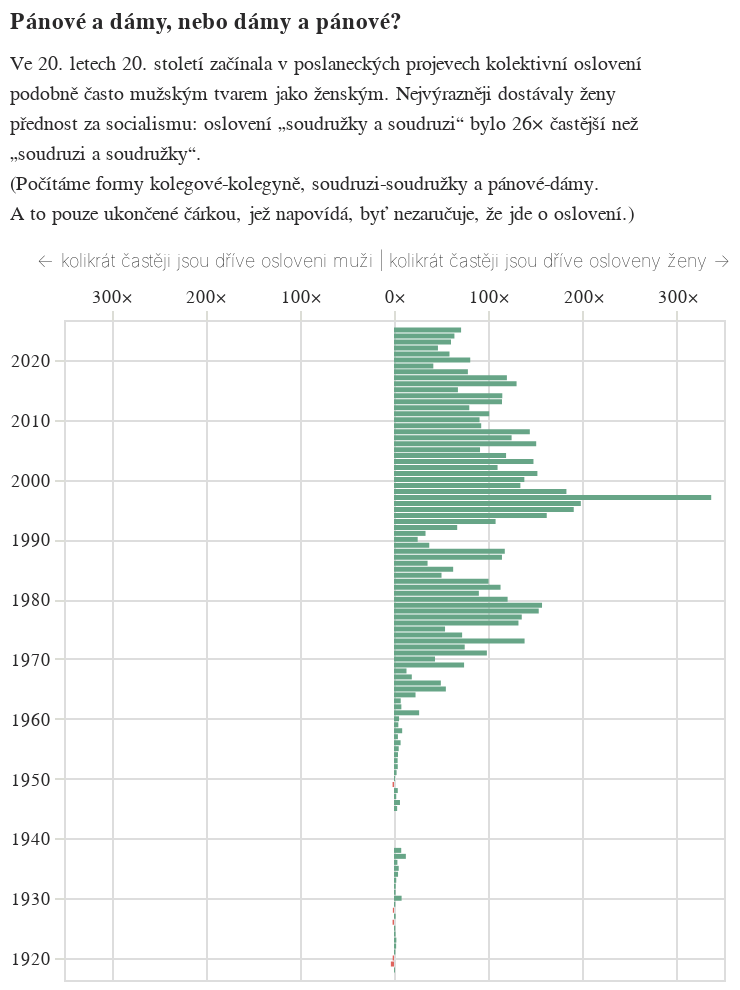

Notebook source saved alongside this figure:
### Code cell
g = alt.Chart(
    do_grafu.to_pandas(),
    width=330,
    height=330,
    title=alt.Title(
        "Pánové a dámy, nebo dámy a pánové?",
        subtitle=[
            "Ve 20. letech 20. století začínala v poslaneckých projevech kolektivní oslovení",
            "podobně často mužským tvarem jako ženským. Nejvýrazněji dostávaly ženy",
            "přednost za socialismu: oslovení „soudružky a soudruzi“ bylo 26× častější než",
            "„soudruzi a soudružky“.",
            "(Počítáme formy kolegové-kolegyně, soudruzi-soudružky a pánové-dámy.",
            "A to pouze ukončené čárkou, jež napovídá, byť nezaručuje, že jde o oslovení.)"
        ]
    )
).mark_bar(
    height=2.5,
).encode(
    alt.X(
        'vysledek:Q', 
        title="← kolikrát častěji jsou dříve osloveni muži | kolikrát častěji jsou dříve osloveny ženy →", 
        scale=alt.Scale(domain=[-350,350]), 
        axis=alt.Axis(
            labelExpr="replace(datum.label, '−', '') + '×'",
            titleAlign='right', 
            titleX=333, 
            orient="top")
    ),
    alt.Y('datum:T', title=None),
    alt.Color(
        "vitez:N", 
        scale=alt.Scale(
            range=['#67a587','#df635d']
        ), 
        legend=None
    ),
    alt.Opacity(
        'uplnost:Q',
        scale=alt.Scale(
            range=[1]
        ),
        legend=None
    )
)

g

### Figure 1 — Vega-Lite specification as saved in the notebook (floating-point values rounded to 4 significant figures)
{"config": {"title": {"font": "Noticia Text", "fontSize": 11.5, "anchor": "start", "lineHeight": 19, "fontWeight": "bolder", "subtitleFont": "Noticia Text", "subtitleFontSize": 10, "subtitleLineHeight": 15, "subtitlePadding": 10, "dy": -10, "color": "#292829", "subtitleColor": "#292829"}, "axis": {"labelFont": "Asap", "titleFont": "Asap", "fontWeight": "lighter", "titleFontWeight": "lighter", "labelFontSize": 9, "titleFontSize": 9, "labelPadding": 2, "titlePadding": 9, "domainOpacity": 0, "tickColor": "#DCDDD6", "labelColor": "#292829"}, "legend": {"labelFont": "Asap", "labelFontWeight": "normal", "titleFont": "Asap", "titleFontWeight": "normal", "labelFontSize": 9, "titleFontSize": 9, "labelColor": "#292829"}}, "data": {"name": "data-3dcea604e3a16dfc5f19b017ae2965da"}, "mark": {"type": "bar", "height": 2.5}, "encoding": {"color": {"field": "vitez", "legend": null, "scale": {"range": ["#67a587", "#df635d"]}, "type": "nominal"}, "opacity": {"field": "uplnost", "legend": null, "scale": {"range": [1]}, "type": "quantitative"}, "x": {"axis": {"labelExpr": "replace(datum.label, '−', '') + '×'", "orient": "top", "titleAlign": "right", "titleX": 333}, "field": "vysledek", "scale": {"domain": [-350, 350]}, "title": "← kolikrát častěji jsou dříve osloveni muži | kolikrát častěji jsou dříve osloveny ženy →", "type": "quantitative"}, "y": {"field": "datum", "title": null, "type": "temporal"}}, "height": 330, "title": {"text": "Pánové a dámy, nebo dámy a pánové?", "subtitle": ["Ve 20. letech 20. století začínala v poslaneckých projevech kolektivní oslovení", "podobně často mužským tvarem jako ženským. Nejvýrazněji dostávaly ženy", "přednost za socialismu: oslovení „soudružky a soudruzi“ bylo 26× častější než", "„soudruzi a soudružky“.", "(Počítáme formy kolegové-kolegyně, soudruzi-soudružky a pánové-dámy.", "A to pouze ukončené čárkou, jež napovídá, byť nezaručuje, že jde o oslovení.)"]}, "width": 330, "$schema": "https://vega.github.io/schema/vega-lite/v5.8.0.json", "datasets": {"data-3dcea604e3a16dfc5f19b017ae2965da": [{"datum": "1918-01-01T00:00:00", "vyskytu": 2, "vyskytu_right": 2, "uplnost": 0, "vysledek": 1.0, "vitez": "f"}, {"datum": "1919-01-01T00:00:00", "vyskytu": 70, "vyskytu_right": 21, "uplnost": 1, "vysledek": -3.333, "vitez": "m"}, {"datum": "1920-01-01T00:00:00", "vyskytu": 79, "vyskytu_right": 57, "uplnost": 1, "vysledek": -1.386, "vitez": "m"}, {"datum": "1921-01-01T00:00:00", "vyskytu": 68, "vyskytu_right": 97, "uplnost": 1, "vysledek": 1.426, "vitez": "f"}, {"datum": "1922-01-01T00:00:00", "vyskytu": 43, "vyskytu_right": 98, "uplnost": 1, "vysledek": 2.279, "vitez": "f"}, {"datum": "1923-01-01T00:00:00", "vyskytu": 22, "vyskytu_right": 55, "uplnost": 1, "vysledek": 2.5, "vitez": "f"}, {"datum": "1924-01-01T00:00:00", "vyskytu": 28, "vyskytu_right": 46, "uplnost": 1, "vysledek": 1.643, "vitez": "f"}, {"datum": "1925-01-01T00:00:00", "vyskytu": 21, "vyskytu_right": 29, "uplnost": 1, "vysledek": 1.381, "vitez": "f"}, {"datum": "1926-01-01T00:00:00", "vyskytu": 42, "vyskytu_right": 28, "uplnost": 1, "vysledek": -1.5, "vitez": "m"}, {"datum": "1927-01-01T00:00:00", "vyskytu": 20, "vyskytu_right": 34, "uplnost": 1, "vysledek": 1.7, "vitez": "f"}, {"datum": "1928-01-01T00:00:00", "vyskytu": 47, "vyskytu_right": 39, "uplnost": 1, "vysledek": -1.205, "vitez": "m"}, {"datum": "1929-01-01T00:00:00", "vyskytu": 33, "vyskytu_right": 45, "uplnost": 1, "vysledek": 1.364, "vitez": "f"}, {"datum": "1930-01-01T00:00:00", "vyskytu": 14, "vyskytu_right": 113, "uplnost": 1, "vysledek": 8.071, "vitez": "f"}, {"datum": "1931-01-01T00:00:00", "vyskytu": 13, "vyskytu_right": 22, "uplnost": 1, "vysledek": 1.692, "vitez": "f"}, {"datum": "1932-01-01T00:00:00", "vyskytu": 11, "vyskytu_right": 20, "uplnost": 1, "vysledek": 1.818, "vitez": "f"}, {"datum": "1933-01-01T00:00:00", "vyskytu": 18, "vyskytu_right": 43, "uplnost": 1, "vysledek": 2.389, "vitez": "f"}, {"datum": "1934-01-01T00:00:00", "vyskytu": 13, "vyskytu_right": 56, "uplnost": 1, "vysledek": 4.308, "vitez": "f"}, {"datum": "1935-01-01T00:00:00", "vyskytu": 7, "vyskytu_right": 35, "uplnost": 1, "vysledek": 5.0, "vitez": "f"}, {"datum": "1936-01-01T00:00:00", "vyskytu": 28, "vyskytu_right": 101, "uplnost": 1, "vysledek": 3.607, "vitez": "f"}, {"datum": "1937-01-01T00:00:00", "vyskytu": 7, "vyskytu_right": 88, "uplnost": 1, "vysledek": 12.57, "vitez": "f"}, {"datum": "1938-01-01T00:00:00", "vyskytu": 3, "vyskytu_right": 23, "uplnost": 1, "vysledek": 7.667, "vitez": "f"}, {"datum": "1945-01-01T00:00:00", "vyskytu": 3, "vyskytu_right": 10, "uplnost": 0, "vysledek": 3.333, "vitez": "f"}, {"datum": "1946-01-01T00:00:00", "vyskytu": 6, "vyskytu_right": 38, "uplnost": 1, "vysledek": 6.333, "vitez": "f"}, {"datum": "1947-01-01T00:00:00", "vyskytu": 28, "vyskytu_right": 67, "uplnost": 2, "vysledek": 2.393, "vitez": "f"}, {"datum": "1948-01-01T00:00:00", "vyskytu": 3, "vyskytu_right": 12, "uplnost": 1, "vysledek": 4.0, "vitez": "f"}, {"datum": "1949-01-01T00:00:00", "vyskytu": 3, "vyskytu_right": 2, "uplnost": 2, "vysledek": -1.5, "vitez": "m"}, {"datum": "1950-01-01T00:00:00", "vyskytu": 2, "vyskytu_right": 2, "uplnost": 0, "vysledek": 1.0, "vitez": "f"}, {"datum": "1951-01-01T00:00:00", "vyskytu": 12, "vyskytu_right": 33, "uplnost": 1, "vysledek": 2.75, "vitez": "f"}, {"datum": "1952-01-01T00:00:00", "vyskytu": 13, "vyskytu_right": 52, "uplnost": 1, "vysledek": 4.0, "vitez": "f"}, {"datum": "1953-01-01T00:00:00", "vyskytu": 7, "vyskytu_right": 27, "uplnost": 1, "vysledek": 3.857, "vitez": "f"}, {"datum": "1954-01-01T00:00:00", "vyskytu": 4, "vyskytu_right": 17, "uplnost": 1, "vysledek": 4.25, "vitez": "f"}, {"datum": "1955-01-01T00:00:00", "vyskytu": 3, "vyskytu_right": 15, "uplnost": 1, "vysledek": 5.0, "vitez": "f"}, {"datum": "1956-01-01T00:00:00", "vyskytu": 4, "vyskytu_right": 28, "uplnost": 1, "vysledek": 7.0, "vitez": "f"}, {"datum": "1957-01-01T00:00:00", "vyskytu": 7, "vyskytu_right": 29, "uplnost": 1, "vysledek": 4.143, "vitez": "f"}, {"datum": "1958-01-01T00:00:00", "vyskytu": 3, "vyskytu_right": 26, "uplnost": 1, "vysledek": 8.667, "vitez": "f"}, {"datum": "1959-01-01T00:00:00", "vyskytu": 5, "vyskytu_right": 23, "uplnost": 1, "vysledek": 4.6, "vitez": "f"}, {"datum": "1960-01-01T00:00:00", "vyskytu": 8, "vyskytu_right": 43, "uplnost": 1, "vysledek": 5.375, "vitez": "f"}, {"datum": "1961-01-01T00:00:00", "vyskytu": 3, "vyskytu_right": 80, "uplnost": 1, "vysledek": 26.67, "vitez": "f"}, {"datum": "1962-01-01T00:00:00", "vyskytu": 5, "vyskytu_right": 39, "uplnost": 1, "vysledek": 7.8, "vitez": "f"}, {"datum": "1963-01-01T00:00:00", "vyskytu": 7, "vyskytu_right": 50, "uplnost": 1, "vysledek": 7.143, "vitez": "f"}, {"datum": "1964-01-01T00:00:00", "vyskytu": 6, "vyskytu_right": 137, "uplnost": 1, "vysledek": 22.83, "vitez": "f"}, {"datum": "1965-01-01T00:00:00", "vyskytu": 2, "vyskytu_right": 110, "uplnost": 1, "vysledek": 55.0, "vitez": "f"}, {"datum": "1966-01-01T00:00:00", "vyskytu": 3, "vyskytu_right": 149, "uplnost": 2, "vysledek": 49.67, "vitez": "f"}, {"datum": "1967-01-01T00:00:00", "vyskytu": 8, "vyskytu_right": 151, "uplnost": 1, "vysledek": 18.88, "vitez": "f"}, {"datum": "1968-01-01T00:00:00", "vyskytu": 27, "vyskytu_right": 358, "uplnost": 2, "vysledek": 13.26, "vitez": "f"}, {"datum": "1969-01-01T00:00:00", "vyskytu": 3, "vyskytu_right": 223, "uplnost": 1, "vysledek": 74.33, "vitez": "f"}, {"datum": "1970-01-01T00:00:00", "vyskytu": 4, "vyskytu_right": 174, "uplnost": 2, "vysledek": 43.5, "vitez": "f"}, {"datum": "1971-01-01T00:00:00", "vyskytu": 2, "vyskytu_right": 197, "uplnost": 1, "vysledek": 98.5, "vitez": "f"}, {"datum": "1972-01-01T00:00:00", "vyskytu": 2, "vyskytu_right": 150, "uplnost": 1, "vysledek": 75.0, "vitez": "f"}, {"datum": "1973-01-01T00:00:00", "vyskytu": 2, "vyskytu_right": 277, "uplnost": 1, "vysledek": 138.5, "vitez": "f"}, {"datum": "1974-01-01T00:00:00", "vyskytu": 4, "vyskytu_right": 289, "uplnost": 1, "vysledek": 72.25, "vitez": "f"}, {"datum": "1975-01-01T00:00:00", "vyskytu": 7, "vyskytu_right": 379, "uplnost": 2, "vysledek": 54.14, "vitez": "f"}, {"datum": "1976-01-01T00:00:00", "vyskytu": 2, "vyskytu_right": 264, "uplnost": 1, "vysledek": 132.0, "vitez": "f"}, {"datum": "1977-01-01T00:00:00", "vyskytu": 2, "vyskytu_right": 271, "uplnost": 2, "vysledek": 135.5, "vitez": "f"}, {"datum": "1978-01-01T00:00:00", "vyskytu": 2, "vyskytu_right": 307, "uplnost": 1, "vysledek": 153.5, "vitez": "f"}, {"datum": "1979-01-01T00:00:00", "vyskytu": 2, "vyskytu_right": 314, "uplnost": 0, "vysledek": 157.0, "vitez": "f"}, {"datum": "1980-01-01T00:00:00", "vyskytu": 2, "vyskytu_right": 241, "uplnost": 1, "vysledek": 120.5, "vitez": "f"}, {"datum": "1981-01-01T00:00:00", "vyskytu": 2, "vyskytu_right": 180, "uplnost": 1, "vysledek": 90.0, "vitez": "f"}, {"datum": "1982-01-01T00:00:00", "vyskytu": 2, "vyskytu_right": 226, "uplnost": 1, "vysledek": 113.0, "vitez": "f"}, {"datum": "1983-01-01T00:00:00", "vyskytu": 3, "vyskytu_right": 301, "uplnost": 2, "vysledek": 100.3, "vitez": "f"}, {"datum": "1984-01-01T00:00:00", "vyskytu": 5, "vyskytu_right": 252, "uplnost": 1, "vysledek": 50.4, "vitez": "f"}, {"datum": "1985-01-01T00:00:00", "vyskytu": 4, "vyskytu_right": 251, "uplnost": 1, "vysledek": 62.75, "vitez": "f"}, {"datum": "1986-01-01T00:00:00", "vyskytu": 5, "vyskytu_right": 178, "uplnost": 2, "vysledek": 35.6, "vitez": "f"}, {"datum": "1987-01-01T00:00:00", "vyskytu": 2, "vyskytu_right": 229, "uplnost": 1, "vysledek": 114.5, "vitez": "f"}, {"datum": "1988-01-01T00:00:00", "vyskytu": 2, "vyskytu_right": 235, "uplnost": 1, "vysledek": 117.5, "vitez": "f"}, {"datum": "1989-01-01T00:00:00", "vyskytu": 10, "vyskytu_right": 374, "uplnost": 2, "vysledek": 37.4, "vitez": "f"}, {"datum": "1990-01-01T00:00:00", "vyskytu": 44, "vyskytu_right": 1105, "uplnost": 2, "vysledek": 25.11, "vitez": "f"}, {"datum": "1991-01-01T00:00:00", "vyskytu": 55, "vyskytu_right": 1839, "uplnost": 2, "vysledek": 33.44, "vitez": "f"}, {"datum": "1992-01-01T00:00:00", "vyskytu": 31, "vyskytu_right": 2078, "uplnost": 2, "vysledek": 67.03, "vitez": "f"}, {"datum": "1993-01-01T00:00:00", "vyskytu": 20, "vyskytu_right": 2155, "uplnost": 2, "vysledek": 107.8, "vitez": "f"}, {"datum": "1994-01-01T00:00:00", "vyskytu": 10, "vyskytu_right": 1620, "uplnost": 1, "vysledek": 162.0, "vitez": "f"}, {"datum": "1995-01-01T00:00:00", "vyskytu": 11, "vyskytu_right": 2097, "uplnost": 1, "vysledek": 190.6, "vitez": "f"}, {"datum": "1996-01-01T00:00:00", "vyskytu": 14, "vyskytu_right": 2774, "uplnost": 2, "vysledek": 198.1, "vitez": "f"}, {"datum": "1997-01-01T00:00:00", "vyskytu": 14, "vyskytu_right": 4710, "uplnost": 2, "vysledek": 336.4, "vitez": "f"}, {"datum": "1998-01-01T00:00:00", "vyskytu": 16, "vyskytu_right": 2926, "uplnost": 2, "vysledek": 182.9, "vitez": "f"}, {"datum": "1999-01-01T00:00:00", "vyskytu": 25, "vyskytu_right": 3351, "uplnost": 2, "vysledek": 134.0, "vitez": "f"}, {"datum": "2000-01-01T00:00:00", "vyskytu": 24, "vyskytu_right": 3318, "uplnost": 2, "vysledek": 138.2, "vitez": "f"}, {"datum": "2001-01-01T00:00:00", "vyskytu": 22, "vyskytu_right": 3346, "uplnost": 2, "vysledek": 152.1, "vitez": "f"}, {"datum": "2002-01-01T00:00:00", "vyskytu": 26, "vyskytu_right": 2856, "uplnost": 2, "vysledek": 109.8, "vitez": "f"}, {"datum": "2003-01-01T00:00:00", "vyskytu": 25, "vyskytu_right": 3698, "uplnost": 2, "vysledek": 147.9, "vitez": "f"}, {"datum": "2004-01-01T00:00:00", "vyskytu": 30, "vyskytu_right": 3566, "uplnost": 2, "vysledek": 118.9, "vitez": "f"}, {"datum": "2005-01-01T00:00:00", "vyskytu": 42, "vyskytu_right": 3832, "uplnost": 2, "vysledek": 91.24, "vitez": "f"}, {"datum": "2006-01-01T00:00:00", "vyskytu": 17, "vyskytu_right": 2564, "uplnost": 2, "vysledek": 150.8, "vitez": "f"}, {"datum": "2007-01-01T00:00:00", "vyskytu": 19, "vyskytu_right": 2370, "uplnost": 2, "vysledek": 124.7, "vitez": "f"}, {"datum": "2008-01-01T00:00:00", "vyskytu": 18, "vyskytu_right": 2593, "uplnost": 2, "vysledek": 144.1, "vitez": "f"}, {"datum": "2009-01-01T00:00:00", "vyskytu": 32, "vyskytu_right": 2960, "uplnost": 2, "vysledek": 92.5, "vitez": "f"}, {"datum": "2010-01-01T00:00:00", "vyskytu": 28, "vyskytu_right": 2540, "uplnost": 2, "vysledek": 90.71, "vitez": "f"}, {"datum": "2011-01-01T00:00:00", "vyskytu": 30, "vyskytu_right": 3029, "uplnost": 2, "vysledek": 101.0, "vitez": "f"}, {"datum": "2012-01-01T00:00:00", "vyskytu": 34, "vyskytu_right": 2715, "uplnost": 2, "vysledek": 79.85, "vitez": "f"}, {"datum": "2013-01-01T00:00:00", "vyskytu": 13, "vyskytu_right": 1489, "uplnost": 2, "vysledek": 114.5, "vitez": "f"}, {"datum": "2014-01-01T00:00:00", "vyskytu": 22, "vyskytu_right": 2527, "uplnost": 2, "vysledek": 114.9, "vitez": "f"}, {"datum": "2015-01-01T00:00:00", "vyskytu": 33, "vyskytu_right": 2237, "uplnost": 2, "vysledek": 67.79, "vitez": "f"}, {"datum": "2016-01-01T00:00:00", "vyskytu": 19, "vyskytu_right": 2470, "uplnost": 2, "vysledek": 130.0, "vitez": "f"}, {"datum": "2017-01-01T00:00:00", "vyskytu": 15, "vyskytu_right": 1796, "uplnost": 1, "vysledek": 119.7, "vitez": "f"}, {"datum": "2018-01-01T00:00:00", "vyskytu": 28, "vyskytu_right": 2194, "uplnost": 2, "vysledek": 78.36, "vitez": "f"}, {"datum": "2019-01-01T00:00:00", "vyskytu": 54, "vyskytu_right": 2252, "uplnost": 2, "vysledek": 41.7, "vitez": "f"}, {"datum": "2020-01-01T00:00:00", "vyskytu": 27, "vyskytu_right": 2183, "uplnost": 2, "vysledek": 80.85, "vitez": "f"}, {"datum": "2021-01-01T00:00:00", "vyskytu": 29, "vyskytu_right": 1707, "uplnost": 2, "vysledek": 58.86, "vitez": "f"}, {"datum": "2022-01-01T00:00:00", "vyskytu": 39, "vyskytu_right": 1818, "uplnost": 2, "vysledek": 46.62, "vitez": "f"}, {"datum": "2023-01-01T00:00:00", "vyskytu": 31, "vyskytu_right": 1874, "uplnost": 2, "vysledek": 60.45, "vitez": "f"}, {"datum": "2024-01-01T00:00:00", "vyskytu": 27, "vyskytu_right": 1730, "uplnost": 2, "vysledek": 64.07, "vitez": "f"}, {"datum": "2025-01-01T00:00:00", "vyskytu": 13, "vyskytu_right": 925, "uplnost": 2, "vysledek": 71.15, "vitez": "f"}]}}
